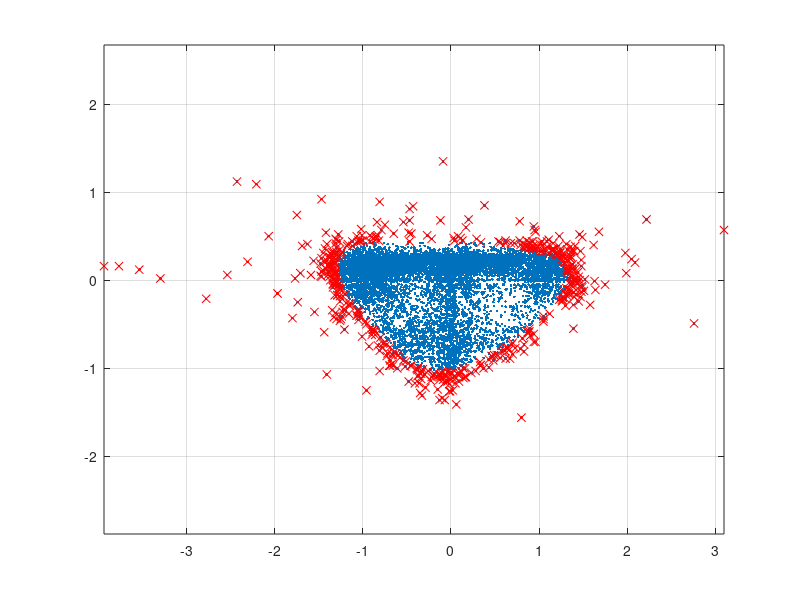

Write MATLAB code to recreate this figure. (Note: this script raises an error after producing the figure.)
clear
load('session_zandvoort_laps36-52_20130627_0931_v1.mat')

%% select data
ind = true(size(Lap));

% for i=[39 40 41 44]
%     ind = or(Lap==i, ind);
% end

Lap(~ind)=[];
Distancem(~ind)=[];
LateralAccelerationG(~ind)=[];
LongitudinalAccelerationG(~ind)=[];
Speedms(~ind)=[];

% 
% [x, y] = ggv(linspace(0,2*pi));
% plot(x, y); hold on;
% 
% % fun = @(x) myfun(x,c);    % function of x alone
% 
% fun = @(x) ggv(x)-1.1; 
% a = fzero(fun,0);
% 
% [x, y] = ggv(a);
% plot(x, y,'o'); hold off;
% 
% 
% % a_lon = sin(acos(a_lat / max_lat_acc)).* 0.25*g;
% 
% ind = LongitudinalAccelerationG>0;
% plot3 (abs(LateralAccelerationG(ind)), Speedkph(ind),LongitudinalAccelerationG(ind))
% grid on
% 
% ind = Power_DXDB10(:,1)>1200;
% rev = Power_DXDB10(ind,1);
% bhp = Power_DXDB10(ind,2);
% 
% figure
% plot(rev, bhp)

n = length(LongitudinalAccelerationG);

plot(LateralAccelerationG,LongitudinalAccelerationG,'.'); hold on; axis equal;  grid on;

%%
% mu = [0 0];
% Sigma = [.25 .3; .3 1];
% x1 = -3:.2:3; x2 = -3:.2:3;
% [X1,X2] = meshgrid(x1,x2);
% F = mvnpdf([X1(:) X2(:)]);
% F = reshape(F,length(x2),length(x1));
% surf(x1,x2,F);
%%


% [xx, yy]= meshgrid(LateralAccelerationG, LongitudinalAccelerationG);
% z = mvnpdf([xx(:) yy(:)]);
% z = reshape(z, n, n);
% surf(LateralAccelerationG, LongitudinalAccelerationG, z)

%%

ind2=true(size(LateralAccelerationG));

% plot(x,y,'g.'); hold on; axis equal;

for i = 1:200
    ind = randsample(n,uint16(n*0.1));

    x = LateralAccelerationG(ind);
    y = LongitudinalAccelerationG(ind);
    
    
    ch = convhull(x,y)';
    
    in = inpolygon(LateralAccelerationG,LongitudinalAccelerationG,x(ch),y(ch));
    ind2 = and(ind2, in);
end

ind = ind2;

plot( LateralAccelerationG(~ind), LongitudinalAccelerationG(~ind),'xr')

x = LateralAccelerationG(ind);
y = LongitudinalAccelerationG(ind);

x = [x; -x];
y = [y; y];

ind = convhull(x, y,'simplify', true);
% ind = convhull(x, y);
% ind = boundary(x, y);
% plot( x(ind), y(ind), 'k','LineWidth',2);
plot( x(ind), y(ind), 'k');
hold off



ggv_lat = x(ind);
ggv_lon = y(ind);
clearvars -except ggv_lat ggv_lon


%% fit spline to the convhull
hold on
plot( ggv_lat, ggv_lon, 'o'); hold on

pp = cscvn([ggv_lat ggv_lon]');
yy = fnval(pp, linspace(0, max(pp.breaks)));

plot(yy(1,:),yy(2,:),'LineWidth', 4), axis equal; hold off